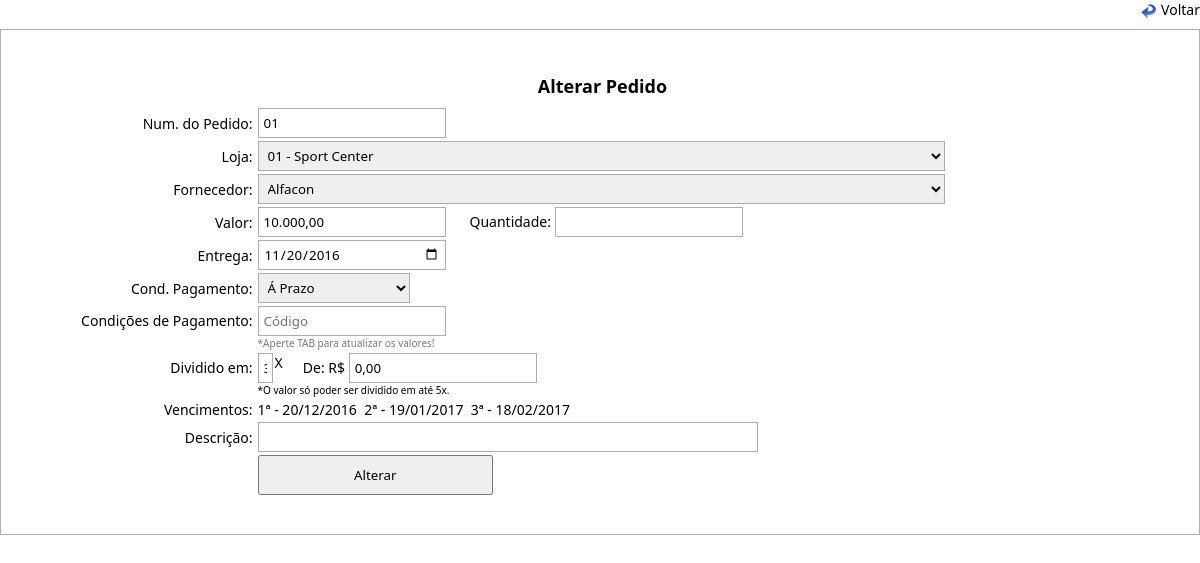
Page /altera_pedido_old.php?id=1 on the committed database.
### tables this page shows
CREATE TABLE `pedidos` (
  `id_pedidos` int(11) NOT NULL AUTO_INCREMENT,
  `num_pedido` varchar(10) DEFAULT NULL,
  `nome_loja` varchar(100) DEFAULT NULL,
  `nome_fornecedor` varchar(100) DEFAULT NULL,
  `valor_pedido` float DEFAULT NULL,
  `qtd_pedido` varchar(10) NOT NULL,
  `data_entrega` date DEFAULT NULL,
  `cod_pag_pedido` varchar(15) DEFAULT NULL,
  `prazo` varchar(2) NOT NULL,
  `valor_dividido` float NOT NULL,
  `descricao` varchar(50) NOT NULL,
  PRIMARY KEY (`id_pedidos`)
);

### processos/database.php (called while the page is built, shortened)
<?php
function DBRead ($table, $params = null, $fields = '*') {
	$params = ($params) ? " {$params}" : null;
		$query = "SELECT {$fields} FROM {$table}{$params}";
		$result = DBExecute($query);
		if (!mysqli_num_rows($result))
			return false;
		else {
			while ($res = mysqli_fetch_assoc($result)) {
				$data[] = $res;
			}
			return $data;
		}
}
function DBExecute($query){
	$link = DBConnect();
	$result = @mysqli_query($link, $query) or die (mysqli_error($link));
	return $result;
}
?>

### altera_pedido_old.php (the view, shortened to what this page needs)
<!doctype html>
<html>
    <head>
        <link href="css/style.css" rel="stylesheet" type="text/css">
        <link rel="stylesheet" href="css/menu.css">
    </head>
    <body>
<?php
  require 'processos/database.php';
  $id = $_GET['id'];
  $le_pedido = DBRead ('pedidos', "WHERE id_pedidos = '$id'", '*');
  foreach ($le_pedido as $pd){
function get_browser_name($user_agent)
{
    if (strpos($user_agent, 'Chrome')) return 'Chrome';
    return 'Other';
}
if (get_browser_name($_SERVER['HTTP_USER_AGENT']) == 'Chrome') {
	$entrega = $pd['data_entrega'];
	$PagAVista = $pd['data_entrega'];
}
    ?>
    <form action="<?php echo htmlspecialchars($_SERVER["PHP_SELF"]);?>" method="post">
    <div class="voltar">
		<a href="javascript:history.back(1);">Voltar</a>
	</div>
    <table border="0" cellpadding="0" cellspacing="0" class="table">
      <tbody>
        <tr>
          <td height="42" colspan="2" align="center"><span class="titulo">Alterar Pedido</span></td>
        </tr>
        <tr>
          <td width="21%" align="right">Num. do Pedido:<input type="hidden" name="id_pd" value="<?php echo $pd['id_pedidos']; ?>"></td>
          <td width="79%"><input type="text" name="num_pedido" class="cod" value="<?php echo $pd['num_pedido']; ?>"></td>
        </tr>
        <tr>
          <td align="right"><label for="select">Loja:</label></td>
          <td>
            <select name="lojas" class="select">
            <option><?php echo $pd['nome_loja']; ?></option>
            <?php
            $lojas = DBRead ('lojas', 'ORDER BY cod_loja ASC', 'cod_loja, nome_loja');
            ?>
            </select>
          </td>
        </tr>
        <tr>
          <td align="right">Fornecedor:</td>
          <td>
              <select name="fornecedor" class="select">
              <option><?php echo $pd['nome_fornecedor']; ?></option>
            <?php
            $fornecedor = DBRead ('fornecedor', 'ORDER BY nome_fornecedor ASC', 'nome_fornecedor');
            ?>
            </select>
          </td>
        </tr>
        <tr>
          <td align="right">Valor:</td>
          <td>
          <input type="text" name="valor" class="cod" onKeyPress="return(MascaraMoeda(this,'.',',',event))" value="<?php echo number_format($pd['valor_pedido'], 2, ',', '.'); ?>">
          <span style="margin-left: 20px;">Quantidade: </span>
          <input type="text" name="qtd" class="cod" value="<?php echo $pd['qtd_pedido']; ?>">
          </td>
        </tr>
        <tr>
          <td align="right">Entrega:</td>
          <td><input type="date" name="data_entrega" class="cod" maxlength="10" placeholder="dd/mm/aaaa" onkeyup="formatar('##/##/####', this, event)" value="<?php echo $entrega; ?>" onkeypress='validate(event)'></td>
        </tr>
        <tr>
          <td align="right">Cond. Pagamento:</td>
          <td>
            <select name="cond_pagamento" class="cod" style="width: 152px;">
              <?php
                if ($pd['cod_pag_pedido'] == 'avista') {
                  echo "<option value='avista'>Á Vista</option>";
                }else {
                  echo "<option value='aprazo'>Á Prazo</option>";
                } ?>
            </select>
          </td>
        </tr>
        <tr>
        	<td  align="right" valign="top" style="padding-top: 5px;"> Condições de Pagamento:</td>
        	<td>
            <input type="text" id="categoria" name="condicoes" class="cod" placeholder="Código" onkeypress="validate(event)" value="<?php echo $pd['cod_cond_pag']; ?>"><br />
       <span style="font-size:10px; color:#7B7B7B; margin-bottom: 10px;">*Aperte TAB para atualizar os valores!</span> <br />
            </td>
        </tr>
    <?php
    $datas_pag = DBRead ('datas_pag_pedidos', 'WHERE cod_pedido = "'.$pd['num_pedido'].'"', 'datas_pagamentos');
	$contador = 0;
    foreach ($datas_pag as $dt) {
        if ($pd['cod_pag_pedido'] == 'avista') {
			$exibeVencimeto = 0;
            $tipo_pagamento = "
                  <td align='right'>Data do Pagamento à vista:</td>
                  <td><input type='date' name='data_avista' class='cod' maxlength='10' placeholder='dd/mm/aaaa' onkeyup='formatar('##/##/####', this, event)' value='$PagAVista'></td>
                ";
        } else {
			$exibeVencimeto = 1;
			$contador++;
			$datas = date('d/m/Y', strtotime($dt["datas_pagamentos"]));
			$datas_pagamento .= $contador.'ª - '.$datas.'&nbsp;&nbsp;';
    	   $tipo_pagamento = "
        		  <td valign='bottom' align='right'>
        				<span style='margin-top: 5px; margin-bottom: 20px; float:right; width: 100%;'>Dividido em:</span>
        			</td>
        		  <td>
                    <input name='prazo' value='".$pd['prazo']."' class='cod' onkeyup='soma()' onKeyDown='validar(this,'text');' style='width: 15px; float: left;' >
        			<span style='margin-left: 2px; float:left;'>X</span>
    				<span style='margin-left: 20px;'>De: R$ </span>
    				<input type='text' onKeyPress='return(MascaraMoeda(this,'.',',',event))' name='valor_dividido' class='cod' value='".number_format($pd['valor_dividido'], 2, ',', '.')."'> <br />
    				<span style='margin-bottom: 15px; font-size:10px;'>*O valor só poder ser dividido em até 5x.</span>
    				<br />";
        }
    }
    echo '<tr>'.$tipo_pagamento.'</tr>';
	if($exibeVencimeto==1){
		echo '<tr><td  valign="bottom" align="right"> Vencimentos: </td><td>'.$datas_pagamento.' </td></tr>';
	}
    ?>
        <tr>
          <td width="21%" align="right">Descrição:</td>
          <td width="79%"><input type="text" name="descricao" class="text" style=" width: 500px;" value="<?php echo $pd['descricao']; ?>"></td>
        </tr>
        <tr>
          <td>&nbsp;</td>
          <td><input type="submit" value="Alterar" class="botton"></td>
        </tr>
      </tbody>
    </table>
    </form>
    <?php
  }
?>
</body>
</html>

### css/style.css (style rules this page uses)
html { height: 89%; padding: 0; margin: 0; }
body { height: 99%; padding: 0; margin: 0; }
* { padding: 0; margin: 0; font-family: Segoe, "Segoe UI", "DejaVu Sans", "Trebuchet MS", Verdana, sans-serif; }
.table { width: 100%; border: 1px solid #B1B1B1; padding: 3% 0 3% 0; }
.table td { font-size: 14px; padding: 0 0 3px 5px; }
.titulo { font-size: 18px; font-weight: bold; }
.cod { width: 20%; height: 30px; border: 1px solid #ADADAD; padding: 0 5px 0 5px; }
.text { width: 70%; height: 30px; border: 1px solid #ADADAD; padding: 0 5px 0 5px; }
.select { width: 73%; height: 30px; border: 1px solid #ADADAD; padding: 0 5px 0 5px; }
.botton { width: 25%; height: 40px; }
a { color: #000000; text-decoration: none; font-size: 14px; }
.voltar { width: auto; height: auto; padding-left: 20px; margin-bottom: 10px; float: right; background-image: url(../imagens/icone_voltar.png); background-repeat: no-repeat; background-position: left bottom; background-size: 15px 15px; }
.voltar a { text-decoration:none; color:#000; }

### rows in the picture
pedidos: num_pedido "01", lojas "01 - Sport Center", fornecedor "Alfacon", valor "10.000,00", data_entrega "11/20/2016", cond_pagamento "Á Prazo", prazo "3", valor_dividido "0,00", datas_pagamento "1ª - 20/12/2016 2ª - 19/01/2017 3ª - 18/02/2017"
